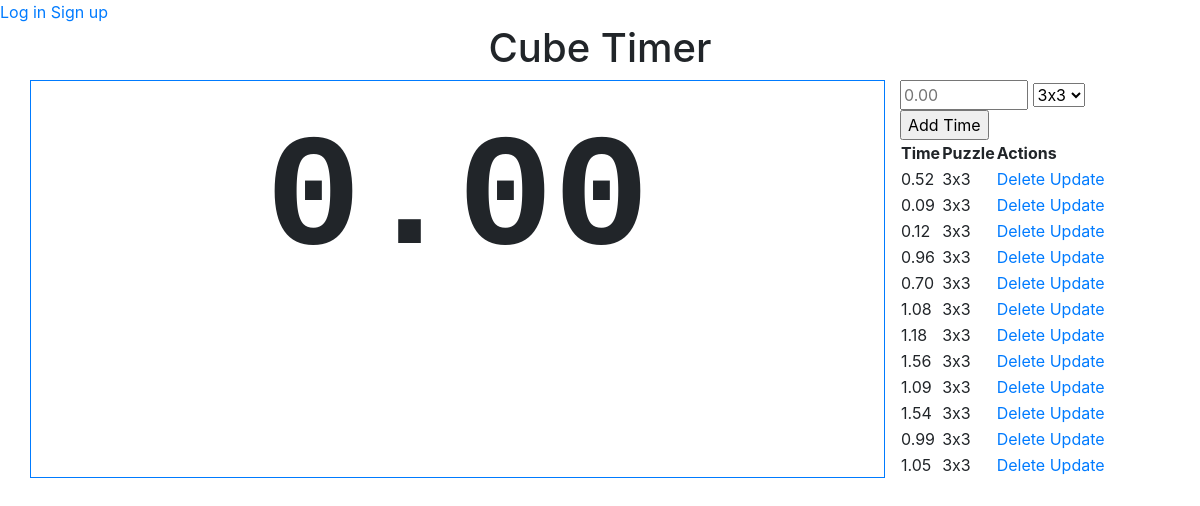
The page / on the database its author committed.
### app.py (models this page shows, shortened)
class Time(db.Model):
    id = db.Column(db.Integer, primary_key=True)
    puzzle = db.Column(db.String(20), nullable=False) # Foriegn key to puzzle table? Category type?
    value = db.Column(db.Numeric(10,2), nullable=False)
    date_entered = db.Column(db.DateTime, default=datetime.utcnow, nullable=False)
    method_entered = db.Column(db.Integer, nullable=False) # Foriegn key to method table? {1,2,3,4}

### app.py (the view)
@app.route('/', methods=['POST', 'GET'])
def index():
    if request.method == 'POST':
        value = request.form['value']
        puzzle = request.form['puzzle']
        new_time = Time(value=value, puzzle=puzzle, method_entered=1)
        try:
            db.session.add(new_time)
            db.session.commit()
            return redirect("/")
        except:
            return "There was an issue manually adding the time."
    else:
        times = Time.query.order_by(Time.date_entered.desc()).limit(12).all()
        return render_template('index.html', times=times)

### templates/index.html (shortened to what this page needs)
{% extends 'base.html' %}
{% block body %}
<header>
    <a href='/login'>Log in</a>
    <a href='/signup'>Sign up</a>
</header>
<h1 style="text-align: center;">Cube Timer</h1>
<div class="container">
    <div class="row">
        <div class="col-9 border border-primary">
            <p class="timerLabel" id="timerLabel">0.00</p>
        </div>
        <div class="col-3">
            <div class="form">
                <form action="/" method="POST" id="form">
                    <input type="number" name="value" id="value" size="5" placeholder="0.00" required name="price" min="0" max="999.99" step="0.01" pattern="^\d+(?:\.\d{1,2})?$">
                    <select id="puzzle" name="puzzle">
                        <option value="3x3">3x3</option>
                    </select>
                    <input type="submit" value="Add Time">
                </form>
            </div>
            {% if times|length < 1 %}
                <h6>There are no times to display.</h6>
            {% else %}
                <table>
                    <tr>
                        <th>Time</th>
                        <th>Puzzle</th>
                        <th>Actions</th>
                    </tr>
                    {% for time in times %}
                        <tr>
                            <td>{{ time.value }}</td>
                            <td>{{ time.puzzle }}</td>
                            <td>
                                <a href="/delete/{{time.id}}">Delete</a>
                                <a href="/update/{{time.id}}">Update</a>
                            </td>
                        </tr>
                    {% endfor %}
                </table>
            {% endif %}
        </div>
    </div>
</div>
{% endblock %}

### templates/base.html (shortened to what this page needs)
<!DOCTYPE html>
<html lang="en">
<head>
    <link rel="stylesheet" href="{{ url_for('static', filename='css/main.css') }}">
    <link rel="stylesheet" href="https://stackpath.bootstrapcdn.com/bootstrap/4.4.1/css/bootstrap.min.css">
</head>
<body>
    {% block body %}{% endblock %}
</body>
</html>

### static/css/main.css (style rules this page uses)
.timerLabel { text-align: center; font-size: 1000%; font-weight: bold; font-family: Courier New; }

### rows shown on the page
Time: value "0.52", puzzle "3x3"
Time: value "0.09", puzzle "3x3"
Time: value "0.12", puzzle "3x3"
Time: value "0.96", puzzle "3x3"
Time: value "0.70", puzzle "3x3"
Time: value "1.08", puzzle "3x3"
Time: value "1.18", puzzle "3x3"
Time: value "1.56", puzzle "3x3"
Time: value "1.09", puzzle "3x3"
Time: value "1.54", puzzle "3x3"
Time: value "0.99", puzzle "3x3"
Time: value "1.05", puzzle "3x3"
